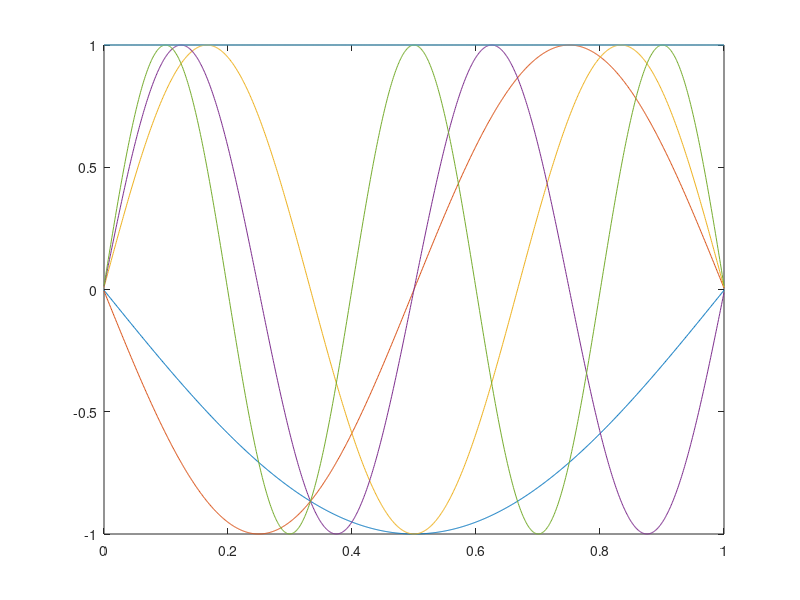

Here is the MATLAB script that generated this plot:

m=5;
p=0.5;
q=0.5;
measure = [p/2 (1-p)/2 (1-p)/2 p/2];
resistance = [q/2 (1-q)/2 (1-q)/2 q/2];
for i = 2:m
    measure = repelem(measure,4);
    measure = measure.*repmat([p/2 (1-p)/2 (1-p)/2 p/2],1,length(measure)/4);
    resistance = repelem(resistance,4);
    resistance = resistance.*repmat([q/2 (1-q)/2 (1-q)/2 q/2],1,length(resistance)/4);
end
laplacian=zeros(4^m-1,4^m-1);
for i = 1:4^m-1
    for j = 1:4^m-1
        if i==j
            avgmeasure = (measure(i)+measure(i+1))/2;
            laplacian(i,j) = (1/avgmeasure)*(1/resistance(i)+1/resistance(i+1));
        end
        if i+1==j
            avgmeasure = (measure(i)+measure(i+1))/2;
            laplacian(i,j) = (1/avgmeasure)*(-1/resistance(i+1));
        end
        if i-1==j
            avgmeasure = (measure(i)+measure(i+1))/2;
            laplacian(i,j) = (1/avgmeasure)*(-1/resistance(i));
        end
    end
end
[V,D] = eig(laplacian);
plot(linspace(0,1,4^m-1)',[V(:,1:5)*(1/0.0221)*2^(m-6) (resistance(2:end).*(1/max(resistance)))'])


    
    



